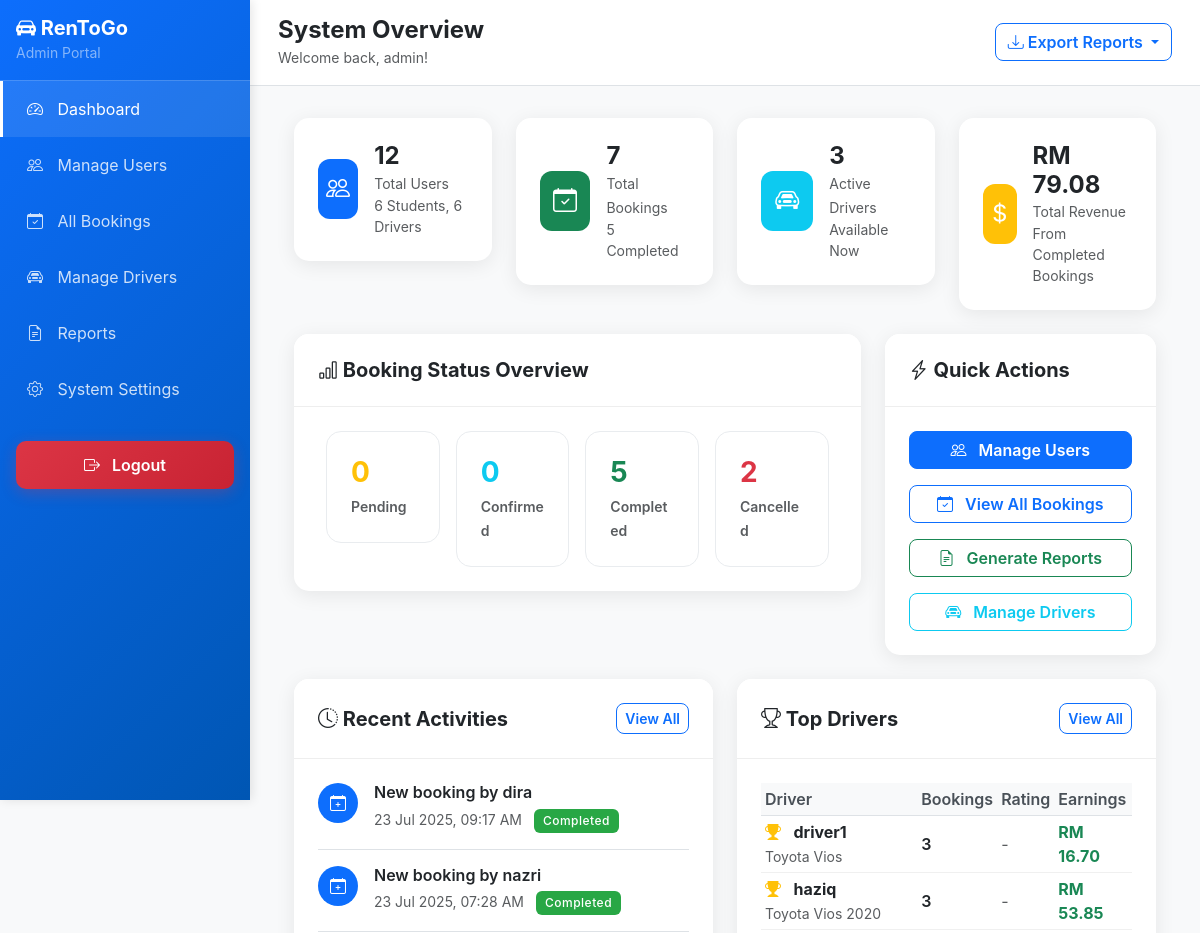
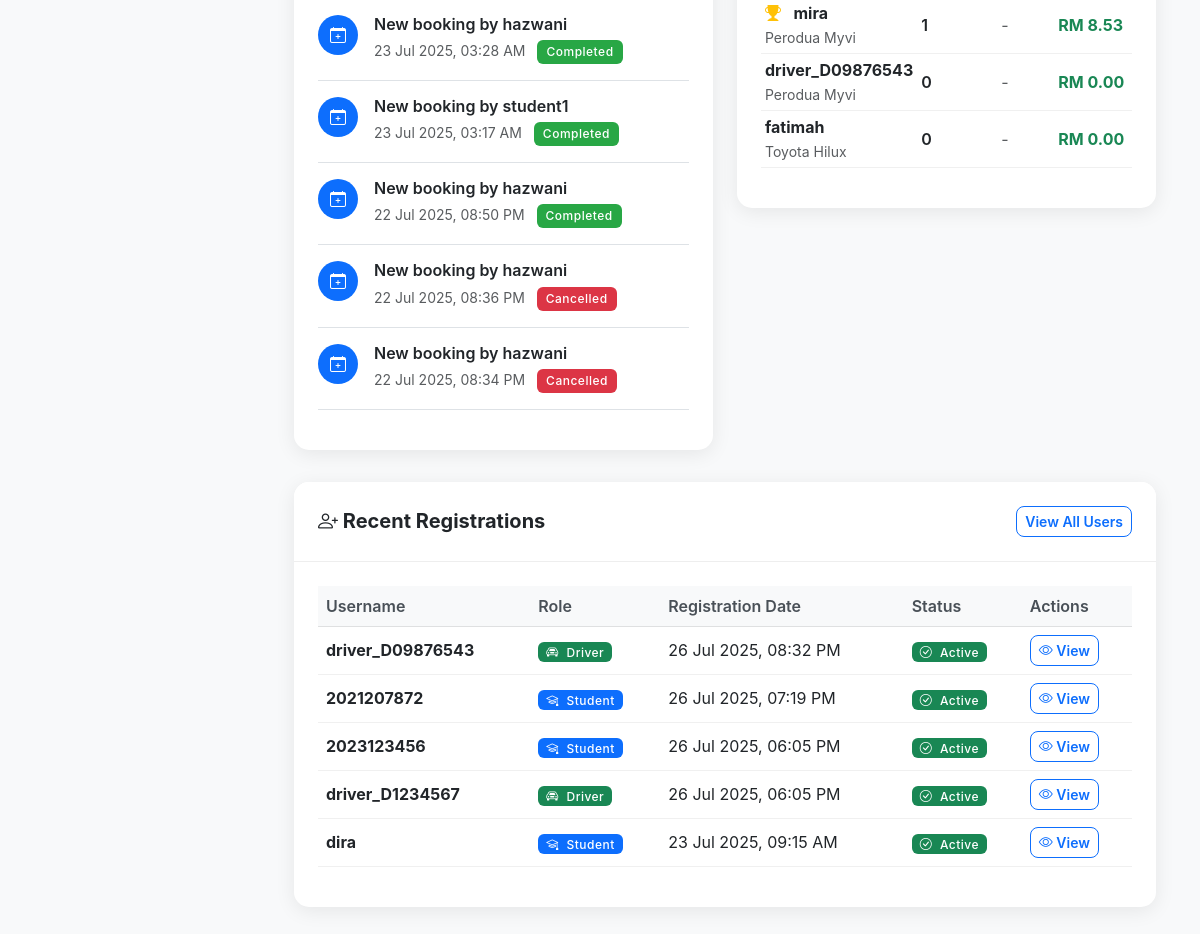
Screenshot of /admin/dashboard.php (signed in) with the database file from the repository (2 pictures, top to bottom).
### tables this page shows
CREATE TABLE `user` (
  `userid` int NOT NULL,
  `username` varchar(50) NOT NULL,
  `full_name` varchar(255) DEFAULT NULL,
  `password` varchar(255) NOT NULL,
  `email` varchar(100) NOT NULL,
  `notel` varchar(15) NOT NULL,
  `gender` enum('Male','Female') NOT NULL,
  `role` enum('student','driver','admin') NOT NULL,
  `created` timestamp NULL DEFAULT CURRENT_TIMESTAMP,
  `status` enum('active','inactive') DEFAULT 'active'
);

CREATE TABLE `booking` (
  `bookingid` int NOT NULL,
  `userid` int NOT NULL,
  `driverid` int NOT NULL,
  `pax` int NOT NULL,
  `bookingdate` timestamp NULL DEFAULT CURRENT_TIMESTAMP,
  `pickupdate` datetime NOT NULL,
  `dropoffdate` datetime NOT NULL,
  `pickuplocation` varchar(255) NOT NULL,
  `dropofflocation` varchar(255) NOT NULL,
  `totalcost` decimal(10,2) NOT NULL,
  `bookingstatus` enum('pending','confirmed','completed','cancelled') DEFAULT 'pending',
  `paymentstatus` enum('unpaid','paid','refunded') DEFAULT 'unpaid',
  `notes` text,
  `duration_hours` int NOT NULL,
  `distance_km` decimal(8,2) NOT NULL
);

### admin/dashboard.php (the view, shortened to what the rows shown need)
<?php
$database = new Database();
$db = $database->getConnection();
$query = "SELECT u.*, a.* FROM user u
          JOIN admin a ON u.userid = a.userid
          WHERE u.userid = ?";
$stmt = $db->prepare($query);
$stmt->bindParam(1, $_SESSION['userid']);
$stmt->execute();
$admin = $stmt->fetch(PDO::FETCH_ASSOC);
$query = "SELECT
            'booking' as type,
            b.bookingid as id,
            CONCAT('New booking by ', u.username) as description,
            b.bookingdate as created_at,
            b.bookingstatus as status
          FROM booking b
          JOIN user u ON b.userid = u.userid
          ORDER BY b.bookingdate DESC
          LIMIT 10";
$stmt = $db->prepare($query);
$stmt->execute();
$recent_activities = $stmt->fetchAll(PDO::FETCH_ASSOC);
$query = "SELECT
            u.username,
            d.carmodel,
            d.plate,
            COUNT(b.bookingid) as total_bookings,
            COALESCE(AVG(r.rating), 0) as avg_rating,
            SUM(CASE WHEN b.bookingstatus = 'completed' THEN b.totalcost ELSE 0 END) as total_earnings
          FROM driver d
          JOIN user u ON d.userid = u.userid
          LEFT JOIN booking b ON d.driverid = b.driverid
          LEFT JOIN rating r ON d.driverid = r.driverid
          GROUP BY d.driverid
          ORDER BY total_bookings DESC
          LIMIT 5";
$stmt = $db->prepare($query);
$stmt->execute();
$top_drivers = $stmt->fetchAll(PDO::FETCH_ASSOC);
$query = "SELECT username, role, created FROM user WHERE status = 'active' ORDER BY created DESC LIMIT 5";
$stmt = $db->prepare($query);
$stmt->execute();
$recent_users = $stmt->fetchAll(PDO::FETCH_ASSOC);
?>
<!DOCTYPE html>
<html lang="en">
<head>
    <link href="https://cdn.jsdelivr.net/npm/bootstrap@5.3.0/dist/css/bootstrap.min.css" rel="stylesheet">
    <link rel="stylesheet" href="https://cdn.jsdelivr.net/npm/bootstrap-icons@1.10.0/font/bootstrap-icons.css">
</head>
<body>
    <div class="d-flex">
        <div class="main-content">
            <div class="dashboard-header">
                <div class="container-fluid">
                    <div class="row align-items-center">
                        <div class="col">
                            <h4 class="mb-0 fw-bold">System Overview</h4>
                            <small class="text-muted">Welcome back, <?php echo htmlspecialchars($admin['username']); ?>!</small>
                        </div>
                    </div>
                </div>
            </div>
            <div class="dashboard-content">
                <div class="row g-4">
                    <div class="col-lg-6">
                        <div class="card">
                            <div class="card-body">
                                <?php if (empty($recent_activities)): ?>
                                    <div class="text-center py-5">
                                        <i class="bi bi-clock-history text-muted" style="font-size: 4rem; opacity: 0.5;"></i>
                                        <h6 class="text-muted mt-3">No recent activities</h6>
                                        <p class="text-muted small">Activities will appear here when users make bookings</p>
                                    </div>
                                <?php else: ?>
                                    <div class="timeline">
                                        <?php foreach ($recent_activities as $activity): ?>
                                        <div class="d-flex mb-3 pb-3 border-bottom">
                                            <div class="timeline-icon bg-primary me-3">
                                                <i class="bi bi-calendar-plus text-white"></i>
                                            </div>
                                            <div class="flex-grow-1">
                                                <h6 class="mb-1 fw-semibold"><?php echo htmlspecialchars($activity['description']); ?></h6>
                                                <small class="text-muted">
                                                    <?php echo date('d M Y, h:i A', strtotime($activity['created_at'])); ?>
                                                </small>
                                                <span class="badge status-<?php echo $activity['status']; ?> ms-2">
                                                    <?php echo ucfirst($activity['status']); ?>
                                                </span>
                                            </div>
                                        </div>
                                        <?php endforeach; ?>
                                    </div>
                                <?php endif; ?>
                            </div>
                        </div>
                    </div>
                    <div class="col-lg-6">
                        <div class="card">
                            <div class="card-body">
                                <?php if (empty($top_drivers)): ?>
                                    <div class="text-center py-5">
                                        <i class="bi bi-car-front text-muted" style="font-size: 4rem; opacity: 0.5;"></i>
                                        <h6 class="text-muted mt-3">No drivers yet</h6>
                                        <p class="text-muted small">Driver performance will appear here</p>
                                    </div>
                                <?php else: ?>
                                    <div class="table-responsive">
                                        <table class="table table-sm table-hover">
                                            <thead>
                                                <tr>
                                                    <th>Driver</th>
                                                    <th>Bookings</th>
                                                    <th>Rating</th>
                                                    <th>Earnings</th>
                                                </tr>
                                            </thead>
                                        </table>
                                    </div>
                                <?php endif; ?>
                            </div>
                        </div>
                    </div>
                </div>
                <div class="row g-4 mt-2">
                    <div class="col-12">
                        <div class="card">
                            <div class="card-body">
                                <?php if (empty($recent_users)): ?>
                                    <div class="text-center py-5">
                                        <i class="bi bi-person-plus text-muted" style="font-size: 4rem; opacity: 0.5;"></i>
                                        <h6 class="text-muted mt-3">No recent registrations</h6>
                                        <p class="text-muted small">New user registrations will appear here</p>
                                    </div>
                                <?php else: ?>
                                    <div class="table-responsive">
                                        <table class="table table-hover align-middle">
                                            <thead class="table-light">
                                                <tr>
                                                    <th>Username</th>
                                                    <th>Role</th>
                                                    <th>Registration Date</th>
                                                    <th>Status</th>
                                                    <th>Actions</th>
                                                </tr>
                                            </thead>
                                            <tbody>
                                                <?php foreach ($recent_users as $user): ?>
                                                <tr>
                                                    <td><strong><?php echo htmlspecialchars($user['username']); ?></strong></td>
                                                    <td>
                                                        <span class="badge bg-<?php echo $user['role'] == 'student' ? 'primary' : ($user['role'] == 'driver' ? 'success' : 'warning'); ?> px-2 py-1">
                                                            <i class="bi bi-<?php echo $user['role'] == 'student' ? 'mortarboard' : ($user['role'] == 'driver' ? 'car-front' : 'shield'); ?> me-1"></i>
                                                            <?php echo ucfirst($user['role']); ?>
                                                        </span>
                                                    </td>
                                                    <td><?php echo date('d M Y, h:i A', strtotime($user['created'])); ?></td>
                                                    <td>
                                                        <span class="badge bg-success px-2 py-1">
                                                            <i class="bi bi-check-circle me-1"></i>
                                                            Active
                                                        </span>
                                                    </td>
                                                    <td>
                                                        <a href="users.php?view=<?php echo $user['username']; ?>" class="btn btn-sm btn-outline-primary">
                                                            <i class="bi bi-eye"></i> View
                                                        </a>
                                                    </td>
                                                </tr>
                                                <?php endforeach; ?>
                                            </tbody>
                                        </table>
                                    </div>
                                <?php endif; ?>
                            </div>
                        </div>
                    </div>
                </div>
            </div>
        </div>
    </div>
</body>
</html>

### rows the page displays
booking: description "New booking by dira", bookingdate "23 Jul 2025, 09:17 AM", bookingstatus "Completed"
booking: description "New booking by nazri", bookingdate "23 Jul 2025, 07:28 AM", bookingstatus "Completed"
booking: description "New booking by hazwani", bookingdate "23 Jul 2025, 03:28 AM", bookingstatus "Completed"
booking: description "New booking by student1", bookingdate "23 Jul 2025, 03:17 AM", bookingstatus "Completed"
booking: description "New booking by hazwani", bookingdate "22 Jul 2025, 08:50 PM", bookingstatus "Completed"
booking: description "New booking by hazwani", bookingdate "22 Jul 2025, 08:36 PM", bookingstatus "Cancelled"
booking: description "New booking by hazwani", bookingdate "22 Jul 2025, 08:34 PM", bookingstatus "Cancelled"
user: username "driver_D09876543", role "Driver", created "26 Jul 2025, 08:32 PM"
user: username "2021207872", role "Student", created "26 Jul 2025, 07:19 PM"
user: username "2023123456", role "Student", created "26 Jul 2025, 06:05 PM"
user: username "driver_D1234567", role "Driver", created "26 Jul 2025, 06:05 PM"
user: username "dira", role "Student", created "23 Jul 2025, 09:15 AM"

### other values shown
$admin['username'] "admin"
$stats['student_count'] "6"
$stats['driver_count'] "6"
$stats['total_bookings'] "7"
$stats['completed_bookings'] "5"
$stats['active_drivers'] "3"
$stats['total_revenue'] "79.08"
$stats['pending_bookings'] "0"
$stats['confirmed_bookings'] "0"
$stats['cancelled_bookings'] "2"
$driver['username'] "driver1"
$driver['carmodel'] "Toyota Vios"
$driver['total_bookings'] "3"
$driver['total_earnings'] "16.70"
$driver['username'] "haziq"
